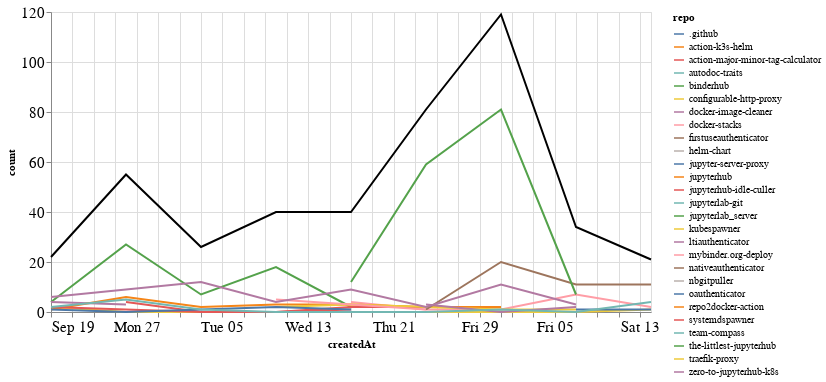

The code cell stored with this chart in its notebook:
### Markdown cell above
### Comments

### Code cell
comments_time = comments.groupby('repo').resample('W', on='createdAt').count()['author'].reset_index()
comments_time = comments_time.rename(columns={'author': 'count'})
comments_time_total = comments_time.groupby('createdAt').agg({"count": "sum"}).reset_index()
ch1 = alt.Chart(comments_time, width=600).mark_line().encode(
    x='createdAt',
    y='count',
    color='repo',
    tooltip="repo"
)

ch2 = alt.Chart(comments_time_total, width=600).mark_line(color="black").encode(
    x='createdAt',
    y='count',
)

ch1 + ch2

### Figure 1 — Vega-Lite specification as saved in the notebook (floating-point values rounded to 4 significant figures)
{"config": {"axisLeft": {"labelFontSize": 15}, "axisBottom": {"labelFontSize": 15}}, "layer": [{"data": {"name": "data-6754296413480ca3010833a9b55144bc"}, "mark": "line", "encoding": {"color": {"type": "nominal", "field": "repo"}, "tooltip": {"type": "nominal", "field": "repo"}, "x": {"type": "temporal", "field": "createdAt"}, "y": {"type": "quantitative", "field": "count"}}, "width": 600}, {"data": {"name": "data-6286162abe7590579e4bb996dda97fbd"}, "mark": {"type": "line", "color": "black"}, "encoding": {"x": {"type": "temporal", "field": "createdAt"}, "y": {"type": "quantitative", "field": "count"}}, "width": 600}], "$schema": "https://vega.github.io/schema/vega-lite/v4.8.1.json", "datasets": {"data-6754296413480ca3010833a9b55144bc": [{"repo": ".github", "createdAt": "2021-10-24T00:00:00", "count": 1}, {"repo": "action-k3s-helm", "createdAt": "2021-10-10T00:00:00", "count": 5}, {"repo": "action-major-minor-tag-calculator", "createdAt": "2021-09-26T00:00:00", "count": 4}, {"repo": "action-major-minor-tag-calculator", "createdAt": "2021-10-03T00:00:00", "count": 0}, {"repo": "action-major-minor-tag-calculator", "createdAt": "2021-10-10T00:00:00", "count": 0}, {"repo": "action-major-minor-tag-calculator", "createdAt": "2021-10-17T00:00:00", "count": 1}, {"repo": "autodoc-traits", "createdAt": "2021-10-24T00:00:00", "count": 1}, {"repo": "binderhub", "createdAt": "2021-09-19T00:00:00", "count": 4}, {"repo": "binderhub", "createdAt": "2021-09-26T00:00:00", "count": 27}, {"repo": "binderhub", "createdAt": "2021-10-03T00:00:00", "count": 7}, {"repo": "binderhub", "createdAt": "2021-10-10T00:00:00", "count": 18}, {"repo": "binderhub", "createdAt": "2021-10-17T00:00:00", "count": 2}, {"repo": "configurable-http-proxy", "createdAt": "2021-09-19T00:00:00", "count": 2}, {"repo": "configurable-http-proxy", "createdAt": "2021-09-26T00:00:00", "count": 0}, {"repo": "configurable-http-proxy", "createdAt": "2021-10-03T00:00:00", "count": 0}, {"repo": "configurable-http-proxy", "createdAt": "2021-10-10T00:00:00", "count": 0}, {"repo": "configurable-http-proxy", "createdAt": "2021-10-17T00:00:00", "count": 0}, {"repo": "configurable-http-proxy", "createdAt": "2021-10-24T00:00:00", "count": 0}, {"repo": "configurable-http-proxy", "createdAt": "2021-10-31T00:00:00", "count": 0}, {"repo": "configurable-http-proxy", "createdAt": "2021-11-07T00:00:00", "count": 0}, {"repo": "configurable-http-proxy", "createdAt": "2021-11-14T00:00:00", "count": 1}, {"repo": "docker-image-cleaner", "createdAt": "2021-09-19T00:00:00", "count": 4}, {"repo": "docker-image-cleaner", "createdAt": "2021-09-26T00:00:00", "count": 3}, {"repo": "docker-stacks", "createdAt": "2021-10-17T00:00:00", "count": 4}, {"repo": "docker-stacks", "createdAt": "2021-10-24T00:00:00", "count": 1}, {"repo": "docker-stacks", "createdAt": "2021-10-31T00:00:00", "count": 1}, {"repo": "docker-stacks", "createdAt": "2021-11-07T00:00:00", "count": 7}, {"repo": "docker-stacks", "createdAt": "2021-11-14T00:00:00", "count": 2}, {"repo": "firstuseauthenticator", "createdAt": "2021-10-31T00:00:00", "count": 2}, {"repo": "helm-chart", "createdAt": "2021-10-10T00:00:00", "count": 1}, {"repo": "jupyter-server-proxy", "createdAt": "2021-11-07T00:00:00", "count": 1}, {"repo": "jupyter-server-proxy", "createdAt": "2021-11-14T00:00:00", "count": 1}, {"repo": "jupyterhub", "createdAt": "2021-09-19T00:00:00", "count": 1}, {"repo": "jupyterhub", "createdAt": "2021-09-26T00:00:00", "count": 6}, {"repo": "jupyterhub", "createdAt": "2021-10-03T00:00:00", "count": 2}, {"repo": "jupyterhub", "createdAt": "2021-10-10T00:00:00", "count": 3}, {"repo": "jupyterhub", "createdAt": "2021-10-17T00:00:00", "count": 3}, {"repo": "jupyterhub", "createdAt": "2021-10-24T00:00:00", "count": 2}, {"repo": "jupyterhub", "createdAt": "2021-10-31T00:00:00", "count": 2}, {"repo": "jupyterhub-idle-culler", "createdAt": "2021-09-19T00:00:00", "count": 2}, {"repo": "jupyterhub-idle-culler", "createdAt": "2021-09-26T00:00:00", "count": 1}, {"repo": "jupyterhub-idle-culler", "createdAt": "2021-10-03T00:00:00", "count": 0}, {"repo": "jupyterhub-idle-culler", "createdAt": "2021-10-10T00:00:00", "count": 0}, {"repo": "jupyterhub-idle-culler", "createdAt": "2021-10-17T00:00:00", "count": 2}, {"repo": "jupyterhub-idle-culler", "createdAt": "2021-10-24T00:00:00", "count": 2}, {"repo": "jupyterlab-git", "createdAt": "2021-10-03T00:00:00", "count": 2}, {"repo": "jupyterlab_server", "createdAt": "2021-10-03T00:00:00", "count": 1}, {"repo": "kubespawner", "createdAt": "2021-10-10T00:00:00", "count": 2}, {"repo": "kubespawner", "createdAt": "2021-10-17T00:00:00", "count": 3}, {"repo": "kubespawner", "createdAt": "2021-10-24T00:00:00", "count": 2}, {"repo": "kubespawner", "createdAt": "2021-10-31T00:00:00", "count": 1}, {"repo": "kubespawner", "createdAt": "2021-11-07T00:00:00", "count": 1}, {"repo": "ltiauthenticator", "createdAt": "2021-10-24T00:00:00", "count": 3}, {"repo": "ltiauthenticator", "createdAt": "2021-10-31T00:00:00", "count": 0}, {"repo": "ltiauthenticator", "createdAt": "2021-11-07T00:00:00", "count": 2}, {"repo": "mybinder.org-deploy", "createdAt": "2021-10-10T00:00:00", "count": 5}, {"repo": "mybinder.org-deploy", "createdAt": "2021-10-17T00:00:00", "count": 3}, {"repo": "mybinder.org-deploy", "createdAt": "2021-10-24T00:00:00", "count": 1}, {"repo": "nativeauthenticator", "createdAt": "2021-10-24T00:00:00", "count": 1}, {"repo": "nativeauthenticator", "createdAt": "2021-10-31T00:00:00", "count": 20}, {"repo": "nativeauthenticator", "createdAt": "2021-11-07T00:00:00", "count": 11}, {"repo": "nativeauthenticator", "createdAt": "2021-11-14T00:00:00", "count": 11}, {"repo": "nbgitpuller", "createdAt": "2021-11-14T00:00:00", "count": 2}, {"repo": "oauthenticator", "createdAt": "2021-09-19T00:00:00", "count": 1}, {"repo": "oauthenticator", "createdAt": "2021-09-26T00:00:00", "count": 0}, {"repo": "oauthenticator", "createdAt": "2021-10-03T00:00:00", "count": 1}, {"repo": "oauthenticator", "createdAt": "2021-10-10T00:00:00", "count": 2}, {"repo": "oauthenticator", "createdAt": "2021-10-17T00:00:00", "count": 1}, {"repo": "repo2docker-action", "createdAt": "2021-11-07T00:00:00", "count": 2}, {"repo": "systemdspawner", "createdAt": "2021-10-24T00:00:00", "count": 3}, {"repo": "team-compass", "createdAt": "2021-09-19T00:00:00", "count": 2}, {"repo": "team-compass", "createdAt": "2021-09-26T00:00:00", "count": 5}, {"repo": "team-compass", "createdAt": "2021-10-03T00:00:00", "count": 1}, {"repo": "team-compass", "createdAt": "2021-10-10T00:00:00", "count": 0}, {"repo": "team-compass", "createdAt": "2021-10-17T00:00:00", "count": 0}, {"repo": "team-compass", "createdAt": "2021-10-24T00:00:00", "count": 0}, {"repo": "team-compass", "createdAt": "2021-10-31T00:00:00", "count": 1}, {"repo": "team-compass", "createdAt": "2021-11-07T00:00:00", "count": 0}, {"repo": "team-compass", "createdAt": "2021-11-14T00:00:00", "count": 4}, {"repo": "the-littlest-jupyterhub", "createdAt": "2021-10-17T00:00:00", "count": 12}, {"repo": "the-littlest-jupyterhub", "createdAt": "2021-10-24T00:00:00", "count": 59}, {"repo": "the-littlest-jupyterhub", "createdAt": "2021-10-31T00:00:00", "count": 81}, {"repo": "the-littlest-jupyterhub", "createdAt": "2021-11-07T00:00:00", "count": 7}, {"repo": "traefik-proxy", "createdAt": "2021-10-24T00:00:00", "count": 3}, {"repo": "zero-to-jupyterhub-k8s", "createdAt": "2021-09-19T00:00:00", "count": 6}, {"repo": "zero-to-jupyterhub-k8s", "createdAt": "2021-09-26T00:00:00", "count": 9}, {"repo": "zero-to-jupyterhub-k8s", "createdAt": "2021-10-03T00:00:00", "count": 12}, {"repo": "zero-to-jupyterhub-k8s", "createdAt": "2021-10-10T00:00:00", "count": 4}, {"repo": "zero-to-jupyterhub-k8s", "createdAt": "2021-10-17T00:00:00", "count": 9}, {"repo": "zero-to-jupyterhub-k8s", "createdAt": "2021-10-24T00:00:00", "count": 2}, {"repo": "zero-to-jupyterhub-k8s", "createdAt": "2021-10-31T00:00:00", "count": 11}, {"repo": "zero-to-jupyterhub-k8s", "createdAt": "2021-11-07T00:00:00", "count": 3}], "data-6286162abe7590579e4bb996dda97fbd": [{"createdAt": "2021-09-19T00:00:00", "count": 22}, {"createdAt": "2021-09-26T00:00:00", "count": 55}, {"createdAt": "2021-10-03T00:00:00", "count": 26}, {"createdAt": "2021-10-10T00:00:00", "count": 40}, {"createdAt": "2021-10-17T00:00:00", "count": 40}, {"createdAt": "2021-10-24T00:00:00", "count": 81}, {"createdAt": "2021-10-31T00:00:00", "count": 119}, {"createdAt": "2021-11-07T00:00:00", "count": 34}, {"createdAt": "2021-11-14T00:00:00", "count": 21}]}}
